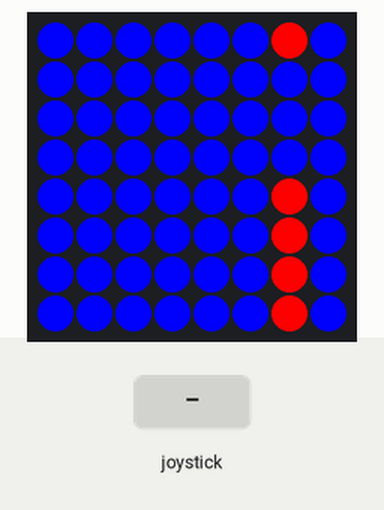
Bench run of a program on a simulated Raspberry Pi (BCM pin numbers) with a Sense HAT. Shown: the Sense HAT's 8×8 RGB LED matrix. The inputs (shaded band) are chosen by the test bench. Random numbers come from a fixed seed.

Above: at 1.6 s.
1.7 s: joystick pushed up
4.7 s: joystick pushed down
At 4.86 s:
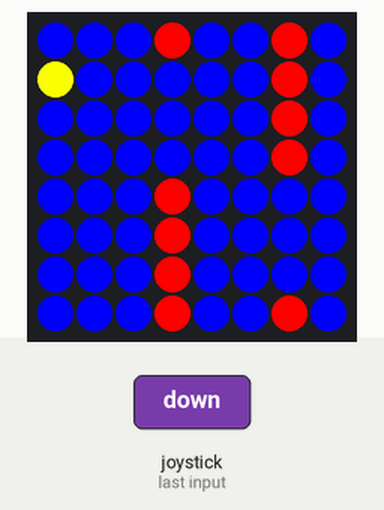
7.7 s: joystick pushed right
At 7.86 s:
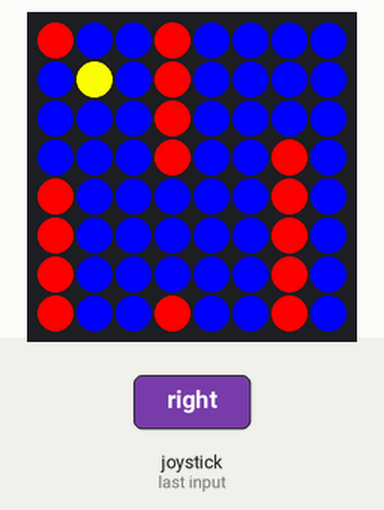
9.5 s: joystick pushed left
At 9.9 s:
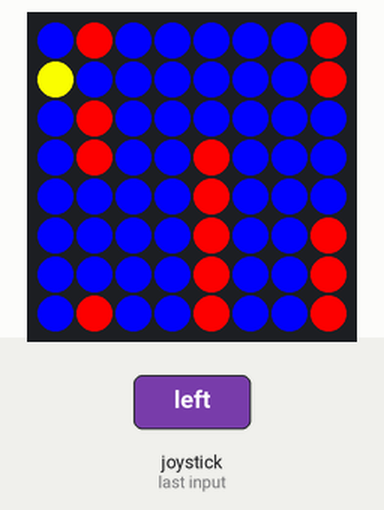
12.5 s: joystick clicked
At 12.9 s:
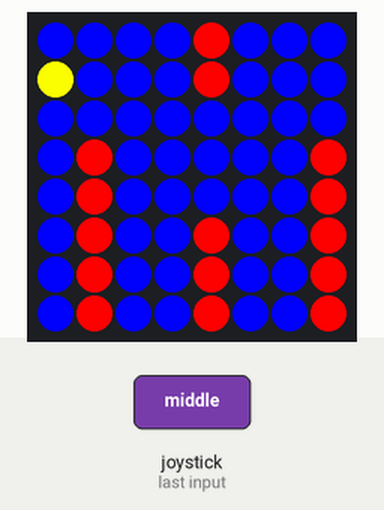
15.5 s: joystick pushed right
At 15.9 s:
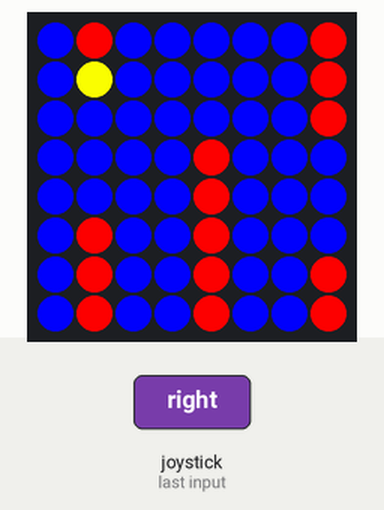
Timing chart, 0 to 18.5 s (numbered marks = the images above; inputs shaded):
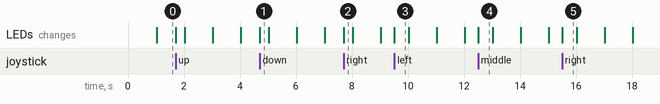

The program:

Flappy.py
```python
from random import randint
from time import sleep
from sense_hat import SenseHat

sense = SenseHat()
x = 0
y = 0
red=(255, 0, 0)
yellow=(255, 255, 0)
blue=(0, 0, 255)

matrix = [[blue for column in range(8)] for row in range(8)]
def flatten(matrix):
	flattened = [pixel for row in matrix for pixel in row]
	return flattened
def draw_matrix(matrix):
  for row in matrix:
    row[-1] = red
  gap = randint(1, 6)
  matrix[gap][-1] = blue
  matrix[gap+1][-1] = blue
  matrix[gap-1][-1] = blue
  return matrix
def move_pipes(matrix):
  for row in matrix:
    for i in range(7):
      row[i] = row[i+1]
    row[-1] = blue
  return matrix
def draw_astronaut(event):
    global y
    global x
    sense.set_pixel(x, y, blue)
    if event.action == "pressed":
        if event.direction == "up" and y>0:
            y -= 1
        elif event.direction == "down" and y<7:
            y += 1
        elif event.direction == "right" and x<7:
            x += 1
        elif event.direction == "left" and x>0:
            x -= 1
    sense.set_pixel(x, y, yellow)


sense.stick.direction_any = draw_astronaut

while True:
  matrix = draw_matrix(matrix)
  for i in range(3):
    sense.set_pixels(flatten(matrix))
    matrix = move_pipes(matrix)
    sleep(1)
```

Measured:
- what the display in image 3 shows lasts 0.5 s, from 9.5 s to 10.0 s
